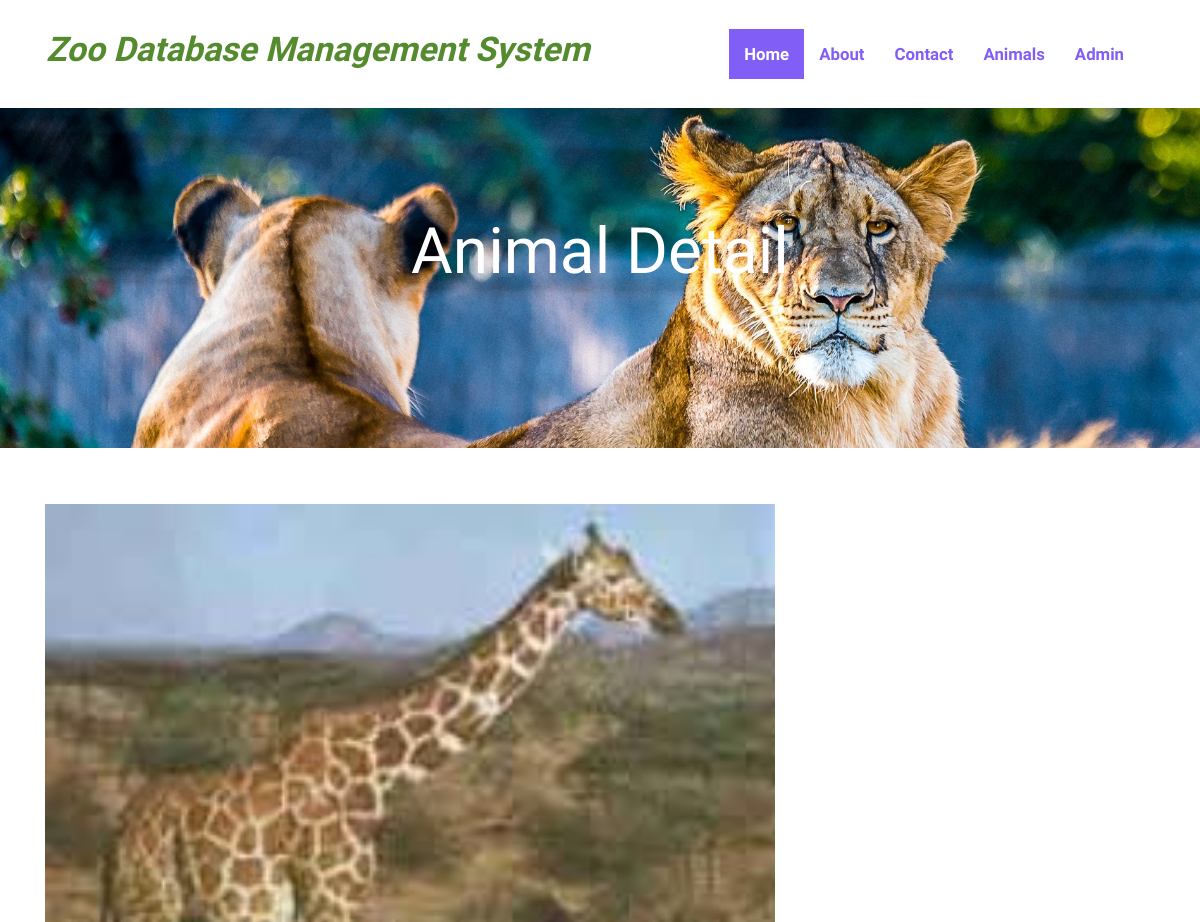
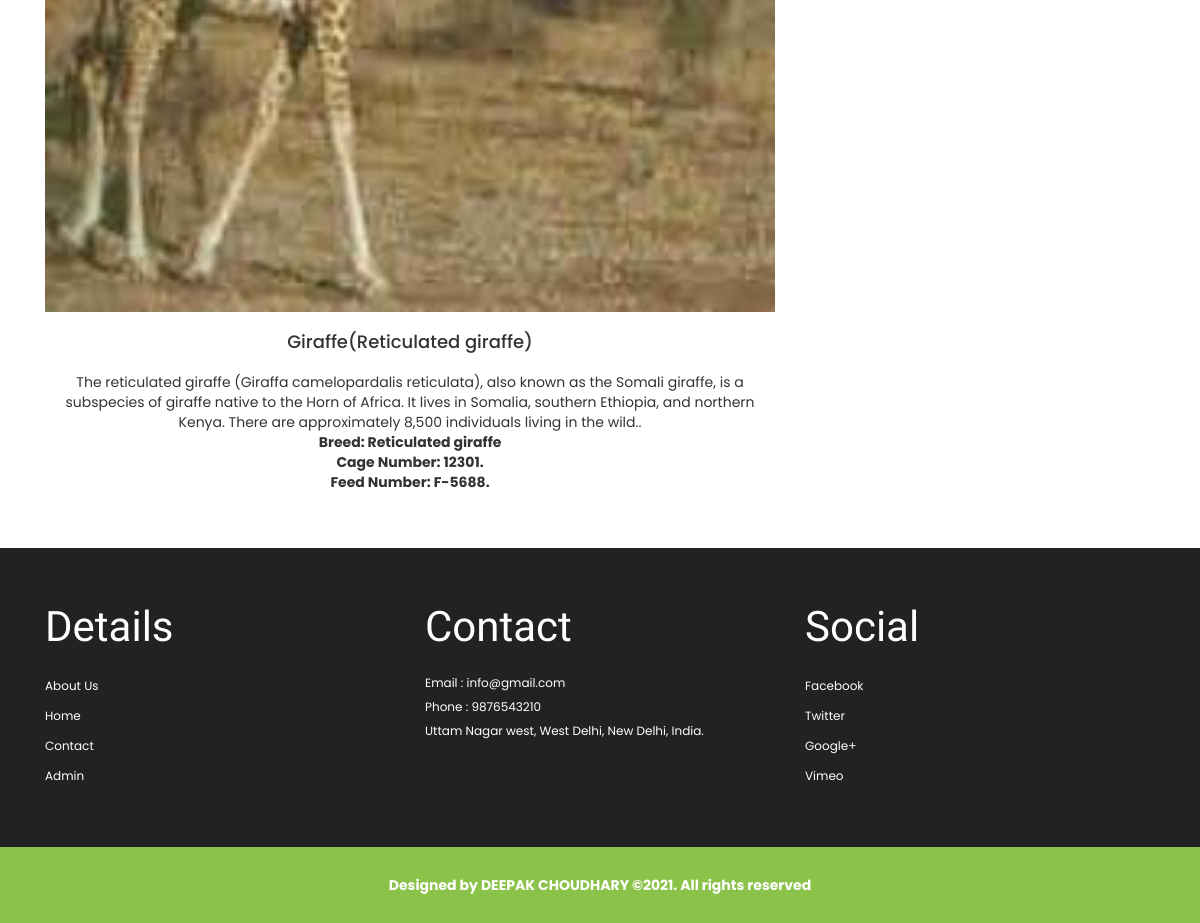
The page /animal-detail.php?anid=2 on the database its author committed (2 pictures, top to bottom).
### tables this page shows
CREATE TABLE `tblanimal` (
  `ID` int(10) NOT NULL,
  `AnimalName` varchar(200) DEFAULT NULL,
  `CageNumber` int(10) DEFAULT NULL,
  `FeedNumber` varchar(200) DEFAULT NULL,
  `Breed` varchar(200) DEFAULT NULL,
  `AnimalImage` varchar(200) DEFAULT NULL,
  `Description` mediumtext DEFAULT NULL,
  `CreationDate` timestamp NOT NULL DEFAULT current_timestamp() ON UPDATE current_timestamp()
);

CREATE TABLE `tblpage` (
  `ID` int(10) NOT NULL,
  `PageType` varchar(200) DEFAULT NULL,
  `PageTitle` varchar(200) DEFAULT NULL,
  `PageDescription` mediumtext DEFAULT NULL,
  `Email` varchar(200) DEFAULT NULL,
  `MobileNumber` bigint(10) DEFAULT NULL,
  `UpdationDate` timestamp NULL DEFAULT NULL ON UPDATE current_timestamp()
);

### animal-detail.php (the view, shortened to what this page needs)
<?php
include('includes/dbconnection.php');
?>
<!DOCTYPE HTML>
<html>
<head>
<link href="css/bootstrap.css" rel="stylesheet" type="text/css" media="all">
<link href="css/style.css" rel="stylesheet" type="text/css" media="all" />
<link rel="stylesheet" type="text/css" href="css/jquery.lightbox.css">
</head>
<body>
<?php include_once('includes/header.php');?>
		<div class="banner-header">
			<div class="container">
				<h2>Animal Detail</h2>
			</div>
			</div>
	<div class="content">
			<div class="gallery-section">
					<div class="container">
					<div class="welcome-grid">
				<div class="col-md-8">
					<div>
						<?php
						$anid=$_GET['anid'];
 $query=mysqli_query($con,"select * from tblanimal where ID='$anid'");
 while ($row=mysqli_fetch_array($query)) {
 ?>
						<img src="admin/images/<?php echo $row['AnimalImage'];?>" alt=" " class="img-responsive" width="300" height="300"/>
<h4 style="padding-top: 20px"><?php echo $row['AnimalName'];?>(<?php echo $row['Breed'];?>)</h4>
<p style="padding-top: 20px"><?php echo $row['Description'];?>.</p>
<strong style="padding-top: 20px">Breed: <?php echo $row['Breed'];?></strong><br>
<strong style="padding-top: 20px">Cage Number: <?php echo $row['CageNumber'];?>.</strong><br>
<strong style="padding-top: 20px">Feed Number: <?php echo $row['FeedNumber'];?>.</strong>
					<?php }?>
					</div>
				</div>
			</div>
		</div>
	</div>
		<?php include_once('includes/special.php');?>
			</div>
		<?php include_once('includes/footer.php');?>
</body>
</html>

### includes/special.php
<div class="specials-section">
					<div class="container">
						<div class="specials-grids">
							<div class="col-md-4 specials1">
								<h3> details</h3>
								<ul>
									<li><a href="about.php">About Us</a></li>
									<li><a href="index.php">Home</a></li>
									<li><a href="contact.php">Contact</a></li>
									<li><a href="admin/index.php">Admin</a></li>
								</ul>
							</div>
							<div class="col-md-4 specials1">
								<h3>contact</h3>
								<?php
 $query=mysqli_query($con,"select * from  tblpage where PageType='contactus'");
 while ($row=mysqli_fetch_array($query)) {
 ?>
								<address>
									<p>Email : <?php  echo $row['Email'];?></p>
								 <p>Phone : <?php  echo $row['MobileNumber'];?></p>
								 <p><?php  echo $row['PageDescription'];?></p>
								</address><?php } ?>
							</div>
							<div class="col-md-4 specials1">
								<h3>social</h3>
								<ul>
									<li><a href="#">facebook</a></li>
									<li><a href="#">twitter</a></li>
									<li><a href="#">google+</a></li>
									<li><a href="#">vimeo</a></li>
								</ul>
							</div>
							<div class="clearfix"></div>
						</div>
					</div>
				</div>

### css/style.css (style rules this page uses)
body a { transition: 0.5s all; -webkit-transition: 0.5s all; -moz-transition: 0.5s all; -o-transition: 0.5s all; -ms-transition: 0.5s all; }
h1, h2, h3, h4, h5, h6 { padding: 0 0; margin: 0 0; }
p { padding: 0 0; margin: 0 0; }
ul { padding: 0 0; margin: 0 0; }
body { padding: 0 0; margin: 0 0; font-family: 'Poppins'; }
.welcome-grid img { width: 100%; }
.specials-section { padding: 4em 0; background: #222; }
.specials-section h3 { font-size: 3em; text-transform: capitalize; font-family: 'Amaranth'; color: #fff; margin-bottom: 0.5em; }
.specials1 p { font-size: 12px; line-height: 2em; color: #ffffff; }
.specials1 ul li { list-style-type: none; padding: 0.3em 0; }
.specials1 ul li a { font-size: 12px; text-decoration: none; line-height: 1.8em; color: #ffffff; list-style: none; text-transform: capitalize; }
.banner-header { background: url("../images/banner1.jpg")no-repeat 0px 0px; background-size: cover; height: 340px; text-align: center; padding: 4em 0 0; }
.banner-header h2 { font-size: 64px; padding: 53px; text-transform: capitalize; font-family: 'Amaranth'; color: #fff; }
.gallery-section { padding: 4em 0; text-align: center; }
@media (max-width:1440px) { .banner-header { min-height: 130px; } }

### rows shown on the page
tblanimal: AnimalImage (picture), AnimalName "Giraffe", Breed "Reticulated giraffe", Description "The reticulated giraffe (Giraffa camelopardalis reticulata), also known as the Somali giraffe, is a subspecies of giraffe native to the Horn of Africa. It lives in Somalia, southern Ethiopia, and northern Kenya. There are approximately 8,500 individuals living in the wild.", CageNumber "12301", FeedNumber "F-5688"
tblpage: Email "info@gmail.com", MobileNumber "9876543210", PageDescription "Uttam Nagar west, West Delhi, New Delhi, India."
